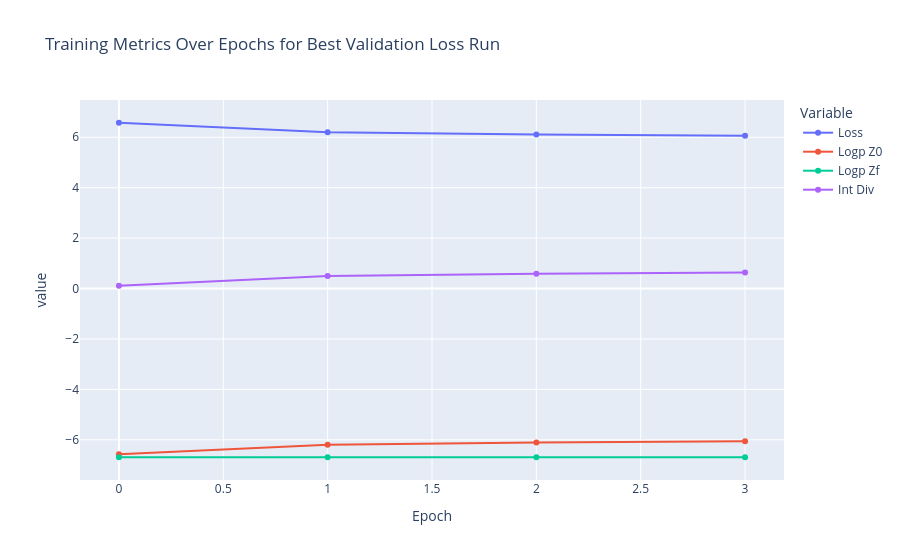

The code cell stored with this chart in its notebook:
### Code cell
y_values = [
    'epoch',
    'train_loss_epoch',
    'train_logp_z0_epoch',
    'train_logp_zf_epoch',
    'train_int_div_epoch',
]
label_map = {
    y: ' '.join(y.split('_')[1:-1]).title() for y in y_values
}
label_map['epoch'] = 'Epoch'
data = min_val_loss_job.get_metric_history(y_values).dropna()
data.rename(label_map, axis=1, inplace=True)

fig = px.line(
    data,
    x='Epoch',
    y=list(label_map.values()),
    title='Training Metrics Over Epochs for Best Validation Loss Run',
    markers=True
)
fig.update_layout(legend=dict(title='Variable'))
fig.show()

### Figure 1 — Plotly figure (JSON) as saved in the notebook; plotly's stock layout.template omitted (floating-point values rounded to 4 significant figures)
{"data": [{"hovertemplate": "variable=Loss<br>Epoch=%{x}<br>value=%{y}<extra></extra>", "legendgroup": "Loss", "line": {"color": "#636efa", "dash": "solid"}, "marker": {"symbol": "circle"}, "mode": "lines+markers", "name": "Loss", "orientation": "v", "showlegend": true, "type": "scatter", "x": [0.0, 1.0, 2.0, 3.0], "xaxis": "x", "y": [6.576, 6.198, 6.105, 6.057], "yaxis": "y"}, {"hovertemplate": "variable=Logp Z0<br>Epoch=%{x}<br>value=%{y}<extra></extra>", "legendgroup": "Logp Z0", "line": {"color": "#EF553B", "dash": "solid"}, "marker": {"symbol": "circle"}, "mode": "lines+markers", "name": "Logp Z0", "orientation": "v", "showlegend": true, "type": "scatter", "x": [0.0, 1.0, 2.0, 3.0], "xaxis": "x", "y": [-6.576, -6.198, -6.105, -6.057], "yaxis": "y"}, {"hovertemplate": "variable=Logp Zf<br>Epoch=%{x}<br>value=%{y}<extra></extra>", "legendgroup": "Logp Zf", "line": {"color": "#00cc96", "dash": "solid"}, "marker": {"symbol": "circle"}, "mode": "lines+markers", "name": "Logp Zf", "orientation": "v", "showlegend": true, "type": "scatter", "x": [0.0, 1.0, 2.0, 3.0], "xaxis": "x", "y": [-6.688, -6.691, -6.69, -6.689], "yaxis": "y"}, {"hovertemplate": "variable=Int Div<br>Epoch=%{x}<br>value=%{y}<extra></extra>", "legendgroup": "Int Div", "line": {"color": "#ab63fa", "dash": "solid"}, "marker": {"symbol": "circle"}, "mode": "lines+markers", "name": "Int Div", "orientation": "v", "showlegend": true, "type": "scatter", "x": [0.0, 1.0, 2.0, 3.0], "xaxis": "x", "y": [0.1119, 0.4929, 0.5849, 0.6326], "yaxis": "y"}], "layout": {"legend": {"title": {"text": "Variable"}, "tracegroupgap": 0}, "title": {"text": "Training Metrics Over Epochs for Best Validation Loss Run"}, "xaxis": {"anchor": "y", "domain": [0, 1], "title": {"text": "Epoch"}}, "yaxis": {"anchor": "x", "domain": [0, 1], "title": {"text": "value"}}}}
